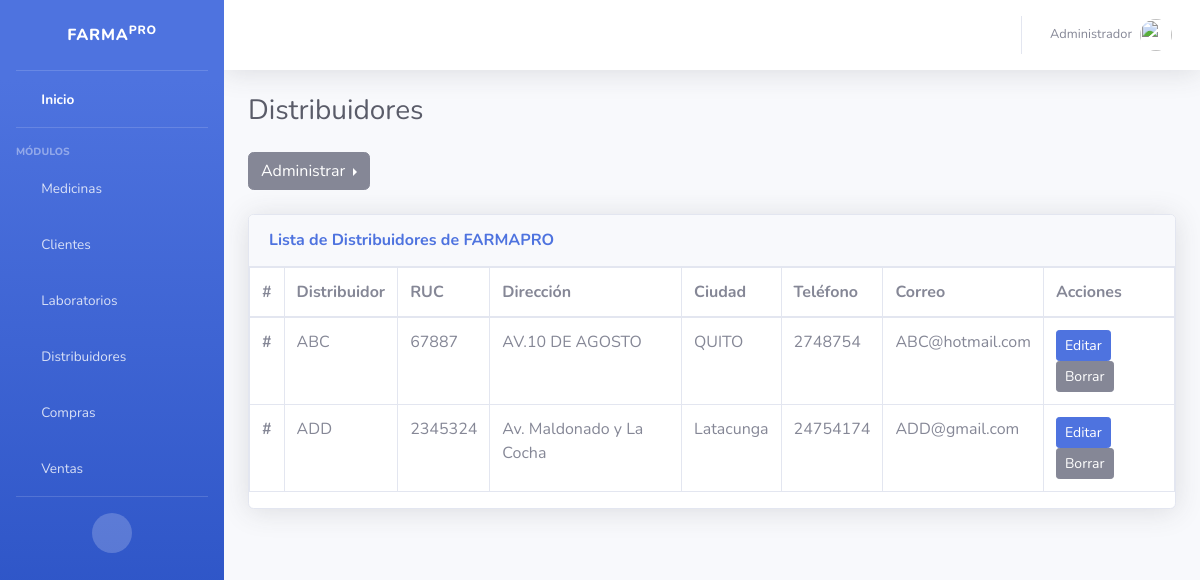
Before: /distribuidores/ with the older database file.
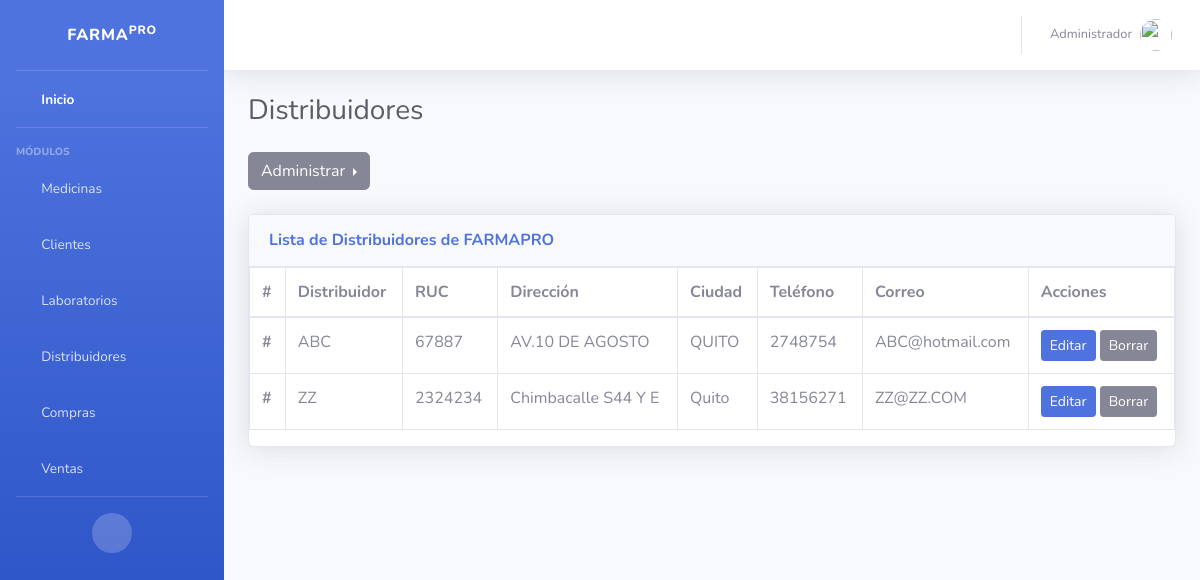
After: the same page with the newer database file.
### distribuidores/models.py (models this page shows, shortened)
class Distribuidor(models.Model):
    nombre_distribuidor = models.CharField(max_length = 50, verbose_name="Nombre Destribuidor" , blank=False, null=False, unique=True)
    ruc_distribuidor = models.IntegerField(verbose_name="RUC", blank=False, null=False)
    direccion_distribuidor = models.CharField(max_length = 50,verbose_name="Dirección", blank=False, null=False)
    ciudad_distribuidor = models.CharField(max_length = 50,verbose_name="Ciudad", blank=False, null=False)
    telefono_distribuidor = models.IntegerField(verbose_name="Teléfono", blank=False, null=False)
    correo_distribuidor = models.CharField(max_length = 50,verbose_name="Correo", blank=False, null=False)
    created = models.DateTimeField(auto_now_add = True)
    updated = models.DateTimeField(auto_now = True)
    class Meta:
        verbose_name = "Distribuidor"
        verbose_name_plural = "Distribuidores"

### distribuidores/views.py (the view)
# urls.py: path("", DistribuidorListView.as_view(), name="distribuidores"),
class DistribuidorListView(ListView):
    model = Distribuidor

### distribuidores/templates/distribuidores/distribuidor_list.html
{% extends 'core/base.html' %}
{% block cabecera %}
Distribuidores
{% endblock %}
{% block pie %}
{% include 'distribuidores/distribuidor_menu.html'%}
<div class="card shadow mb-4">
  <div class="card-header py-3">
      <h6 class="m-0 font-weight-bold text-primary">Lista de Distribuidores de FARMAPRO</h6>
  </div>
      <div class="table-responsive">
<table class="table table-bordered" id="dataTable" width="100%" cellspacing="0">
<thead>
    <tr>
      <th scope="col">#</th>
      <th scope="col">Distribuidor</th>
      <th scope="col">RUC</th>
      <th scope="col">Dirección</th>
      <th scope="col">Ciudad</th>
      <th scope="col">Teléfono</th>
      <th scope="col">Correo</th>
      <th scope="col">Acciones</th>
    </tr>
  </thead>
    <tbody>
      {% for distribuidor in object_list %}
    <tr>
      <th scope="row">#</th>
      <td>{{distribuidor.nombre_distribuidor}}</td>
      <td>{{distribuidor.ruc_distribuidor}}</td>
      <td>{{distribuidor.direccion_distribuidor}}</td>
      <td>{{distribuidor.ciudad_distribuidor}}</td>
      <td>{{distribuidor.telefono_distribuidor}}</td>
      <td>{{distribuidor.correo_distribuidor}}</td>
        <td>
          <a href="{% url 'distribuidores:update' distribuidor.id %}" class="btn btn-sm btn-primary">Editar</a>
          <a href="{% url 'distribuidores:delete' distribuidor.id %}" class="btn btn-secondary btn-sm">Borrar</a>
        </td>
    </tr>
    {% endfor %}
    </tbody>
</table>
{% endblock %}

Changed rows visible on the page:
removed Distribuidor: nombre_distribuidor "ADD", ruc_distribuidor "2345324", direccion_distribuidor "Av. Maldonado y La Cocha", ciudad_distribuidor "Latacunga", telefono_distribuidor "24754174", correo_distribuidor "ADD@gmail.com"
added Distribuidor: nombre_distribuidor "ZZ", ruc_distribuidor "2324234", direccion_distribuidor "Chimbacalle S44 Y E", ciudad_distribuidor "Quito", telefono_distribuidor "38156271", correo_distribuidor "ZZ@ZZ.COM"
